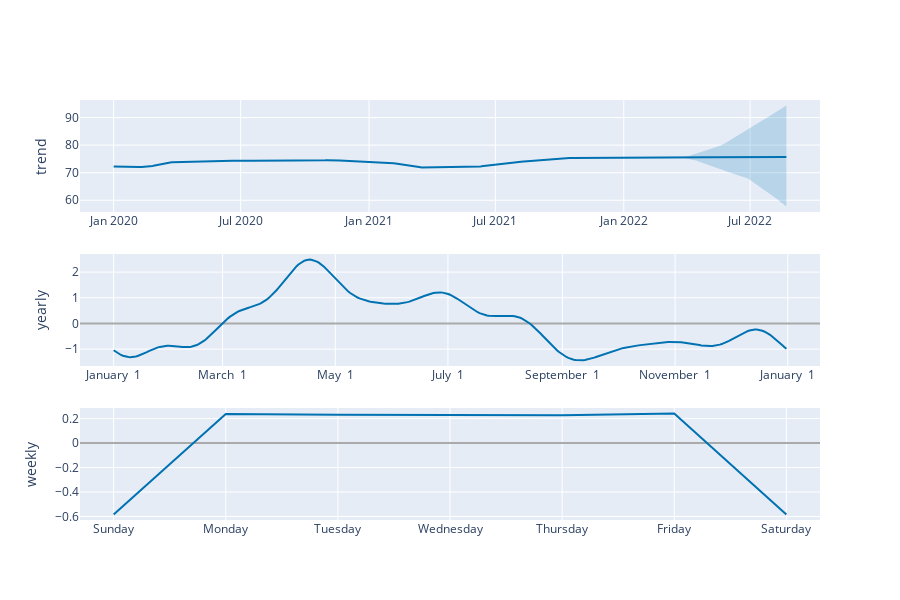

This figure's notebook cell:
### Code cell
plot_components_plotly(my_model,forecast)

### Figure 1 — Plotly figure (JSON) as saved in the notebook; plotly's stock layout.template omitted (floating-point values rounded to 4 significant figures; data arrays with more than 128 entries replaced by an {"elided": "..."} marker saying what was removed)
{"data": [{"line": {"color": "#0072B2", "width": 2}, "mode": "lines", "name": "trend", "type": "scatter", "x": {"elided": "733 str values"}, "xaxis": "x", "y": {"elided": "733 float values"}, "yaxis": "y"}, {"line": {"color": "rgba(0, 114, 178, 0.2)", "width": 0}, "mode": "lines", "name": "trend_upper", "type": "scatter", "x": {"elided": "733 str values"}, "xaxis": "x", "y": {"elided": "733 float values"}, "yaxis": "y"}, {"fill": "tonexty", "fillcolor": "rgba(0, 114, 178, 0.2)", "line": {"color": "rgba(0, 114, 178, 0.2)", "width": 0}, "mode": "lines", "name": "trend_lower", "type": "scatter", "x": {"elided": "733 str values"}, "xaxis": "x", "y": {"elided": "733 float values"}, "yaxis": "y"}, {"line": {"color": "#0072B2", "width": 2}, "mode": "lines", "name": "yearly", "type": "scatter", "x": {"elided": "365 str values"}, "xaxis": "x2", "y": {"elided": "365 float values"}, "yaxis": "y2"}, {"line": {"color": "#0072B2", "width": 2}, "mode": "lines", "name": "weekly", "type": "scatter", "x": ["2017-01-01T00:00:00", "2017-01-02T00:00:00", "2017-01-03T00:00:00", "2017-01-04T00:00:00", "2017-01-05T00:00:00", "2017-01-06T00:00:00", "2017-01-07T00:00:00"], "xaxis": "x3", "y": [-0.5827, 0.2383, 0.2319, 0.227, 0.2273, 0.2409, -0.5827], "yaxis": "y3"}], "layout": {"height": 600, "showlegend": false, "width": 900, "xaxis": {"anchor": "y", "domain": [0, 1], "range": ["2019-11-13T19:12:00", "2022-10-09T04:48:00"], "type": "date"}, "xaxis2": {"anchor": "y2", "domain": [0, 1], "range": ["2016-12-13T18:54:02.958904115", "2018-01-18T11:04:57.863013581"], "tickformat": "%B %e", "type": "date"}, "xaxis3": {"anchor": "y3", "domain": [0, 1], "range": ["2016-12-31T16:48:00", "2017-01-07T07:12:00"], "tickformat": "%A", "type": "date"}, "yaxis": {"anchor": "x", "domain": [0.7333, 1], "rangemode": "normal", "title": {"text": "trend"}, "zerolinecolor": "#AAA"}, "yaxis2": {"anchor": "x2", "domain": [0.3667, 0.6333], "title": {"text": "yearly"}, "zerolinecolor": "#AAA"}, "yaxis3": {"anchor": "x3", "domain": [0, 0.2667], "title": {"text": "weekly"}, "zerolinecolor": "#AAA"}}}
